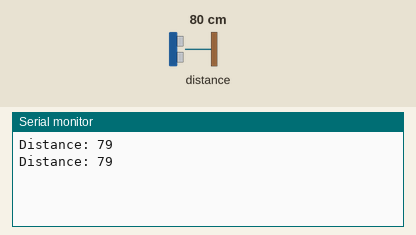
The sketch below on a simulated ESP8266 (NodeMCU). Shown: the last lines printed to the serial monitor. Wiring (inferred from the names in the program): ultrasonic range finder: trigger GPIO 2; echo GPIO 0. The inputs (shaded band) are chosen by the test bench; at power-on: distance to the obstacle 80 cm. The echo pulse lasts 58.3 µs per cm; WiFi joins after 1.5 s; servers stay silent unless stated.

Above: at 2.7 s.
2.8 s: distance to the obstacle set to 12 cm
At 4.1 s:
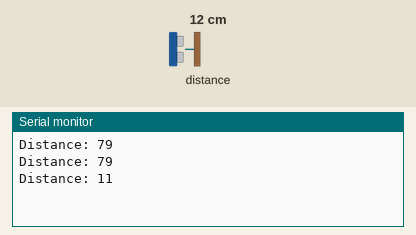
4.3 s: distance to the obstacle set to 9 cm
At 5.5 s:
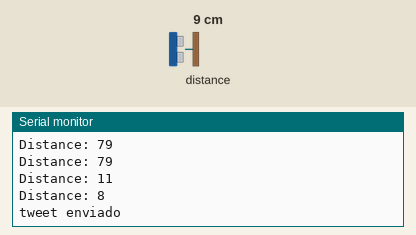
Timing chart, 0 to 7.3 s (numbered marks = the images above; inputs shaded):
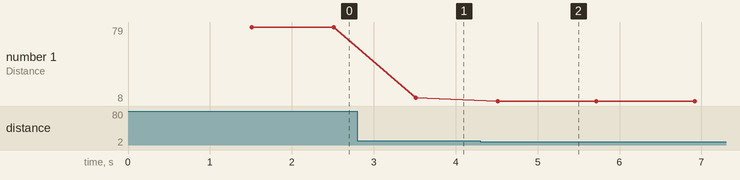

Measured:
- the behaviour switches between 11 and 10 cm on distance to the obstacle (found by bisection; images 1 and 2)
- after the input at 2.8 s, the serial monitor: prints a new line after 0.71 s (image 1)
- after the input at 4.3 s, the serial monitor: prints a new line after 0.22 s (image 2)
- plotted number 1: 79 → 11 after the input at 2.8 s, 11 → 8 after the input at 4.3 s

The sketch:

esp8266_toTwiter.ino
```cpp
#include <ESP8266WiFi.h>

// Wi-Fi
const char* ssid = ""; //(SSID)
const char* password = ""; //Senha


WiFiClient client;

// ThingSpeak
const int channelID = 10;
String writeAPIKey = ""; // APIKey
const char* server = "api.thingspeak.com";
const int postingInterval = 1 * 1000; //Um envio a cada 20 segundos
String tsData;
int i =0;

const int trigPin = 2;  //D4
const int echoPin = 0;  //D3
long duration;
int distance;

void setup() {

  pinMode(trigPin, OUTPUT); // Porta trigPin as an Output
  pinMode(echoPin, INPUT); // Porta the echoPin as an Input

  Serial.begin(115200);
  WiFi.begin(ssid, password);

  while (WiFi.status() != WL_CONNECTED) {
    delay(500);
  }
}

void loop() {

    digitalWrite(trigPin, LOW);
    delayMicroseconds(2);

    digitalWrite(trigPin, HIGH);
    delayMicroseconds(10);
    digitalWrite(trigPin, LOW);

    duration = pulseIn(echoPin, HIGH);

    // Calcula a distancia
    distance= duration*0.034/2;

    Serial.print("Distance: ");
    Serial.println(distance);

    if (distance<10)
    {
      if (client.connect(server, 80))
      {
        i=i+1;

        long rssi = WiFi.RSSI();
        tsData = "api_key="+writeAPIKey+"&status="+"Animal perto  "+distance+" cm.";
        client.print("POST /apps/thingtweet/1/statuses/update HTTP/1.1\n");
        client.print("Host: api.thingspeak.com\n");
        client.print("Connection: close\n");
        client.print("Content-Type: application/x-www-form-urlencoded\n");
        client.print("Content-Length: ");
        client.print(tsData.length());
        client.print("\n\n");
        client.print(tsData);
        Serial.println("tweet enviado");
      }
      client.stop();
    }
    delay(postingInterval);
}
```
